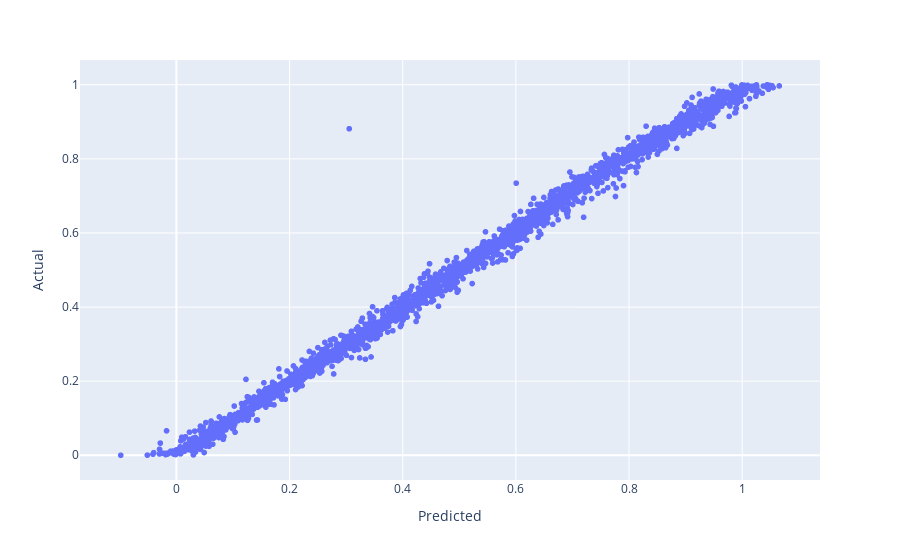
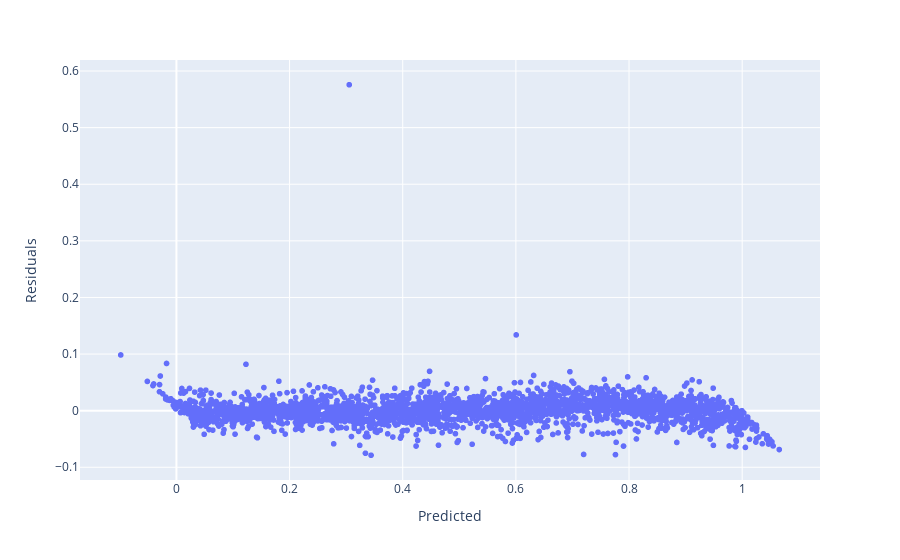

The cell these charts' notebook holds for them, in order:
### Code cell
poly = PolynomialFeatures(degree=3, include_bias=False)
poly_features = poly.fit_transform(X_train)

poly_reg_model = LinearRegression()
poly_reg_model.fit(poly_features, y_train)
y_pred = poly_reg_model.predict(poly_features)
y_pred

resid = y_train - y_pred

display(px.scatter(x=y_pred, y=y_train, labels={"x": "Predicted", "y": "Actual"}))
display(px.scatter(x=y_pred, y=resid, labels={"x": "Predicted", "y": "Residuals"}))

### Figure 1 — Plotly figure (JSON) as saved in the notebook; plotly's stock layout.template omitted (floating-point values rounded to 4 significant figures; data arrays with more than 128 entries replaced by an {"elided": "..."} marker saying what was removed)
{"data": [{"hovertemplate": "Predicted=%{x}<br>Actual=%{y}<extra></extra>", "legendgroup": "", "marker": {"color": "#636efa", "symbol": "circle"}, "mode": "markers", "name": "", "showlegend": false, "type": "scattergl", "x": {"elided": "2512 float values"}, "xaxis": "x", "y": {"elided": "2512 float values"}, "yaxis": "y"}], "layout": {"legend": {"tracegroupgap": 0}, "margin": {"t": 60}, "xaxis": {"anchor": "y", "domain": [0, 1], "title": {"text": "Predicted"}}, "yaxis": {"anchor": "x", "domain": [0, 1], "title": {"text": "Actual"}}}}

### Figure 2 — Plotly figure (JSON) as saved in the notebook; plotly's stock layout.template omitted (floating-point values rounded to 4 significant figures; data arrays with more than 128 entries replaced by an {"elided": "..."} marker saying what was removed)
{"data": [{"hovertemplate": "Predicted=%{x}<br>Residuals=%{y}<extra></extra>", "legendgroup": "", "marker": {"color": "#636efa", "symbol": "circle"}, "mode": "markers", "name": "", "showlegend": false, "type": "scattergl", "x": {"elided": "2512 float values"}, "xaxis": "x", "y": {"elided": "2512 float values"}, "yaxis": "y"}], "layout": {"legend": {"tracegroupgap": 0}, "margin": {"t": 60}, "xaxis": {"anchor": "y", "domain": [0, 1], "title": {"text": "Predicted"}}, "yaxis": {"anchor": "x", "domain": [0, 1], "title": {"text": "Residuals"}}}}
